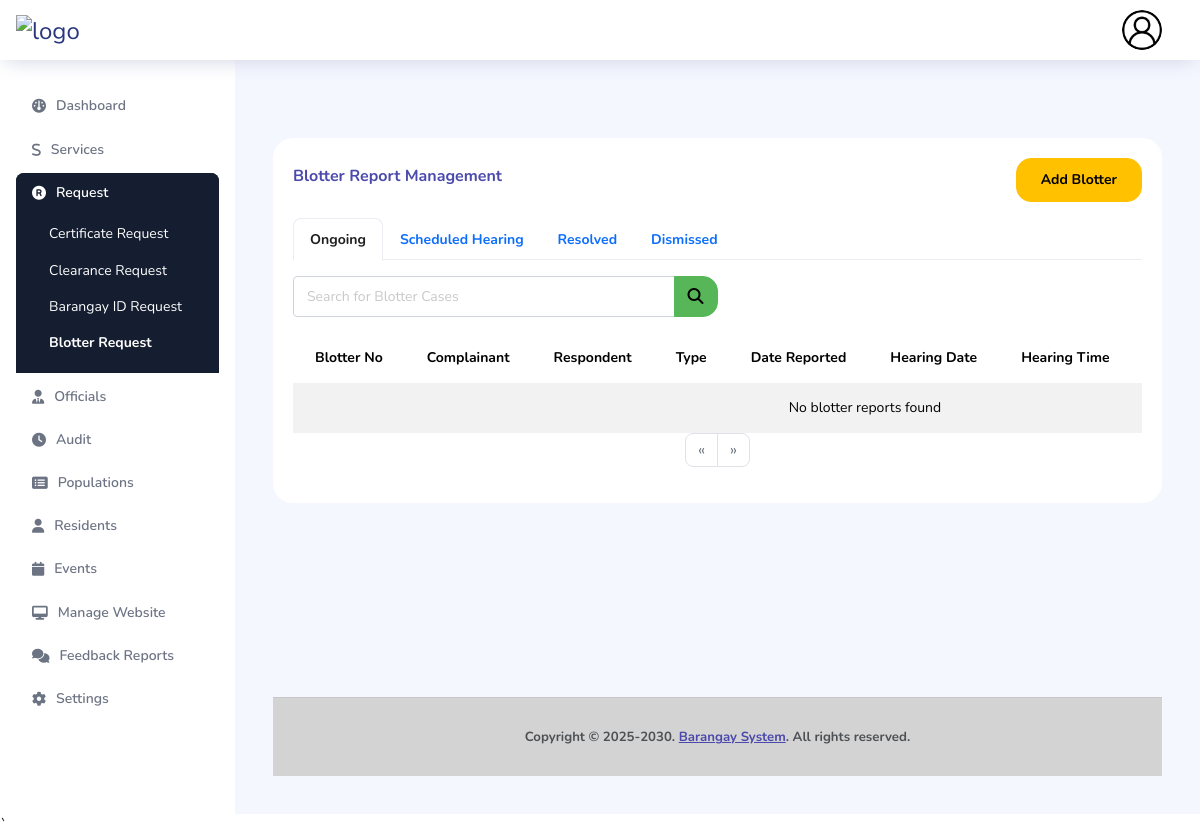
The app's page /admin/blotter.php (signed in), older data.
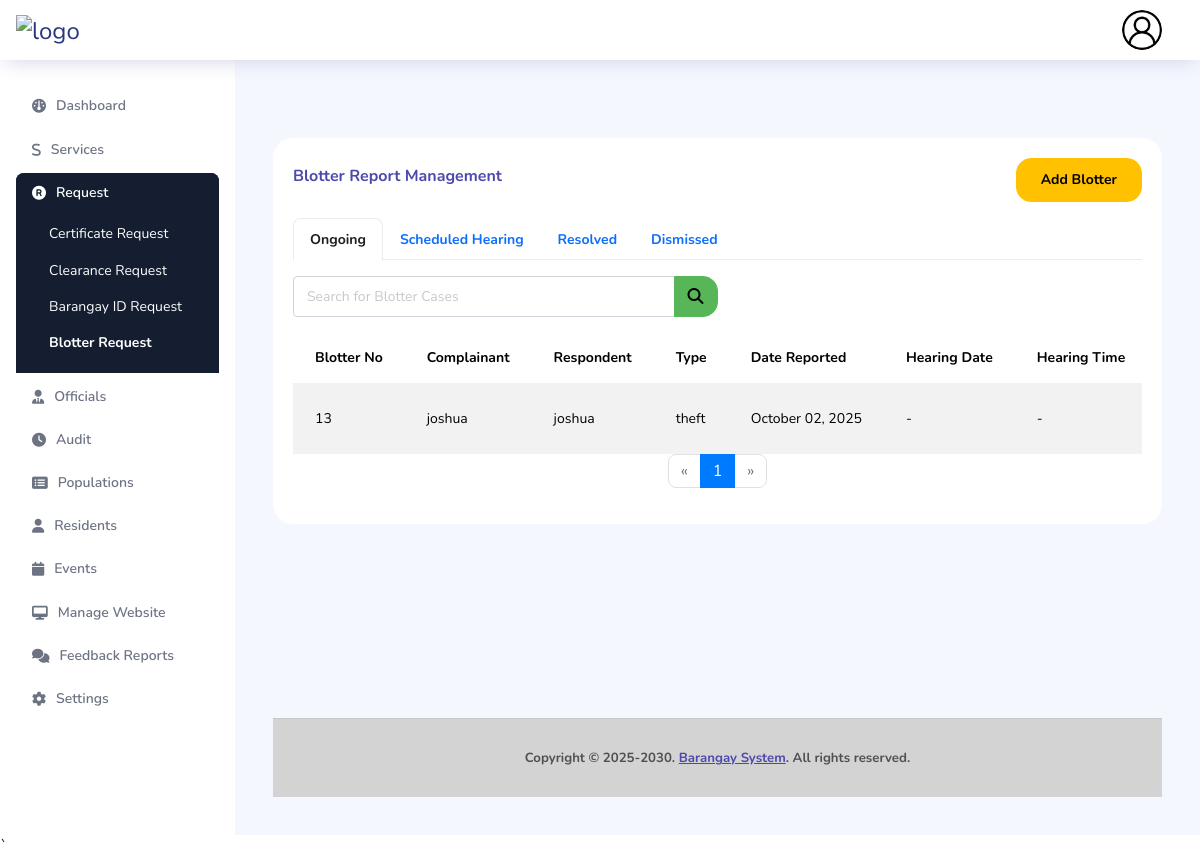
The same page, newer data.
### tables this page shows
CREATE TABLE `j_blotter` (
  `blotter_id` int(11) NOT NULL,
  `complainant_name` varchar(60) NOT NULL,
  `complainant_age` int(11) NOT NULL,
  `complainant_address` text NOT NULL,
  `complainant_email` varchar(60) NOT NULL,
  `complainant_phone` varchar(60) NOT NULL,
  `respondent_name` varchar(60) NOT NULL,
  `respondent_age` int(11) NOT NULL,
  `respondent_address` text NOT NULL,
  `blotter_type` varchar(60) NOT NULL,
  `incident_location` text NOT NULL,
  `date_reported` date NOT NULL,
  `time_reported` time NOT NULL,
  `incident_narrative` text NOT NULL,
  `supporting_documents` varchar(255) NOT NULL,
  `hearing_date` date DEFAULT NULL,
  `hearing_time` time DEFAULT NULL,
  `scheduled_by` varchar(60) DEFAULT NULL,
  `blotter_status` enum('Ongoing','Scheduled Hearing','Resolved','Dismissed') NOT NULL DEFAULT 'Ongoing'
);

### admin/blotter.php (the view, shortened to what this page needs)
<?php
include '../connection/config.php';
$id = $_SESSION['user_id'];
$sql = "SELECT * FROM tbl_user WHERE user_id = '$id'";
$result = $conn->query($sql);
?>
<!DOCTYPE html>
<html lang="en">
<head>
    <link rel="stylesheet" href="../dist/assets/vendors/feather/feather.css">
    <link rel="stylesheet" href="../dist/assets/vendors/ti-icons/css/themify-icons.css">
    <link rel="stylesheet" href="../dist/assets/vendors/css/vendor.bundle.base.css">
    <link rel="stylesheet" href="../dist/assets/vendors/font-awesome/css/font-awesome.min.css">
    <link rel="stylesheet" href="../dist/assets/vendors/mdi/css/materialdesignicons.min.css">
    <link rel="stylesheet" href="https://cdnjs.cloudflare.com/ajax/libs/font-awesome/6.6.0/css/all.min.css"
 />
    <link rel="stylesheet" href="https://cdn.datatables.net/1.10.21/css/jquery.dataTables.min.css">
    <link rel="stylesheet" href="../dist/assets/vendors/ti-icons/css/themify-icons.css">
    <link rel="stylesheet" type="text/css" href="../dist/assets/js/select.dataTables.min.css">
    <link href="https://stackpath.bootstrapcdn.com/bootstrap/4.5.2/css/bootstrap.min.css" rel="stylesheet">
    <link rel="stylesheet" href="../dist/assets/css/style.css">
</head>
<body>
    <nav class="navbar col-lg-12 col-12 p-0 fixed-top d-flex flex-row">
        <div class="text-center navbar-brand-wrapper d-flex align-items-center justify-content-start">
            <a class="navbar-brand brand-logo me-5" href="index.php"><img src="../dist/assets/images/logos.png"
                    class="me-2" alt="logo" /></a>
        </div>
        <div class="navbar-menu-wrapper d-flex align-items-center justify-content-end">
            <button class="navbar-toggler navbar-toggler align-self-center" type="button" data-toggle="minimize">
                <span class="icon-menu"></span>
            </button>
            <ul class="navbar-nav navbar-nav-right">
                <li class="nav-item nav-profile dropdown">
                    <a class="nav-link dropdown-toggle" href="#" data-bs-toggle="dropdown" id="profileDropdown">
                        <img src="../dist/assets/images/default_image.png" alt="profile" />
                    </a>
                </li>
            </ul>
        </div>
    </nav>
    <div class="container-fluid page-body-wrapper">
        <nav class="sidebar sidebar-offcanvas" id="sidebar">
            <ul class="nav">
                <li class="nav-item">
                    <a class="nav-link" href="index.php">
                        <i class="fa-solid fa-gauge"></i>
                        <span class="menu-title">Dashboard</span>
                    </a>
                </li>
                <li class="nav-item">
                    <a class="nav-link" href="services.php">
                        <i class="fa-solid fa-s"></i>
                        <span class="menu-title">Services</span>
                    </a>
                </li>
                <li class="nav-item">
                    <a class="nav-link" data-bs-toggle="collapse" href="#requestManagement" aria-expanded="false"
                        aria-controls="requestManagement">
                        <i class="fa-solid fa-registered"></i>
                        <span class="menu-title">Request</span>
                        <i class="menu-arrow"></i>
                    </a>
                    <div class="collapse" id="requestManagement">
                        <ul class="nav flex-column sub-menu">
                            <li class="nav-item"> <a class="nav-link" href="certificate.php"> Certificate Request </a></li>
                            <li class="nav-item"> <a class="nav-link" href="clearance.php"> Clearance Request </a></li>
                            <li class="nav-item"> <a class="nav-link" href="barangayid.php"> Barangay ID Request </a></li>
                            <li class="nav-item"> <a class="nav-link" href="blotter.php"> Blotter Request </a></li>
                        </ul>
                    </div>
                </li>
                <li class="nav-item">
                    <a class="nav-link" href="officials.php">
                        <i class="fa-solid fa-user-tie"></i>
                        <span class="menu-title">Officials</span>
                    </a>
                </li>
                <li class="nav-item">
                    <a class="nav-link" href="audit.php">
                        <i class="fa-solid fa-clock"></i>
                        <span class="menu-title">Audit</span>
                    </a>
                </li>
                <li class="nav-item">
                    <a class="nav-link" href="population.php">
                        <i class="fa-solid fa-rectangle-list"></i>
                        <span class="menu-title">Populations</span>
                    </a>
                </li>
                <li class="nav-item">
                    <a class="nav-link" href="residents.php">
                        <i class="fa-solid fa-user"></i>
                        <span class="menu-title">Residents</span>
                    </a>
                </li>
                <li class="nav-item">
                    <a class="nav-link" href="events.php">
                        <i class="fa-solid fa-calendar"></i>
                        <span class="menu-title">Events</span>
                    </a>
                </li>
                <li class="nav-item">
                    <a class="nav-link" href="cms-dashboard.php">
                        <i class="fa-solid fa-desktop"></i>
                        <span class="menu-title">Manage Website</span>
                    </a>
                </li>
                <li class="nav-item">
                    <a class="nav-link" href="feedback.php">
                        <i class="fa-solid fa-comments"></i>
                        <span class="menu-title">Feedback Reports</span>
                    </a>
                </li>
                <li class="nav-item">
                    <a class="nav-link" data-bs-toggle="collapse" href="#settingsManagement" aria-expanded="false"
                        aria-controls="settingsManagement">
                        <i class="fa-solid fa-gear"></i>
                        <span class="menu-title">Settings</span>
                        <i class="menu-arrow"></i>
                    </a>
                </li>
            </ul>
        </nav>
        <div class="main-panel">
            <div class="content-wrapper">
                <div class="row">
                </div>
  <?php
include '../connection/config.php';
$search = $_GET['search'] ?? '';
$page = $_GET['page'] ?? 1;
$status_filter = $_GET['status'] ?? 'Ongoing';
$limit = 10;
$offset = ($page - 1) * $limit;
$where_clause = "1=1";
$params = [];
$types = "";
if (!empty($status_filter)) {
    $where_clause .= " AND b.blotter_status = ?";
    $params[] = $status_filter;
    $types .= "s";
}
$count_sql = "SELECT COUNT(*) as total FROM j_blotter b WHERE $where_clause";
$count_stmt = $conn->prepare($count_sql);
if (!empty($params)) {
    $count_stmt->bind_param($types, ...$params);
}
$count_stmt->execute();
$total_rows = $count_stmt->get_result()->fetch_assoc()['total'];
$total_pages = ceil($total_rows / $limit);
$sql = "SELECT b.*
        FROM j_blotter b
        WHERE $where_clause
        ORDER BY b.date_reported DESC, b.time_reported DESC
        LIMIT ? OFFSET ?";
$params[] = $limit;
$params[] = $offset;
$types .= "ii";
$stmt = $conn->prepare($sql);
$stmt->bind_param($types, ...$params);
$stmt->execute();
$result = $stmt->get_result();
?>
<div class="row">
    <div class="col-md-12 grid-margin stretch-card">
        <div class="card">
            <div class="card-body">
                <div class="d-flex justify-content-between align-items-center flex-wrap mb-3">
                    <h5 class="text-primary font-weight-bold mb-2">Blotter Report Management</h5>
                    <button class="btn btn-warning text-black font-weight-bold" data-toggle="modal" data-target="#BlotterModal">
                        Add Blotter
                    </button>
                </div>
                <ul class="nav nav-tabs mb-3">
                    <?php
                    $statuses = ['Ongoing', 'Scheduled Hearing', 'Resolved', 'Dismissed'];
                    foreach ($statuses as $status):
                        $active = ($status === $status_filter) ? 'active' : '';
                    ?>
                    <li class="nav-item">
                        <a class="nav-link font-weight-bold <?= $active ?>"
                           href="?status=<?= urlencode($status) ?>&search=<?= urlencode($search) ?>">
                           <?= $status ?>
                        </a>
                    </li>
                    <?php endforeach; ?>
                </ul>
                <form method="GET" action="" class="form-inline mb-3">
                    <div class="input-group w-50">
                        <input type="text" name="search" class="form-control form-control-sm" placeholder="Search for Blotter Cases" value="<?= htmlspecialchars($search) ?>">
                        <div class="input-group-append">
                            <button class="btn btn-success btn-sm" type="submit">
                                <i class="fas fa-search"></i>
                            </button>
                        </div>
                    </div>
                </form>
                <div class="table-responsive">
                    <table class="table table-striped table-borderless">
                        <thead>
                            <tr>
                                <th>Blotter No</th>
                                <th>Complainant</th>
                                <th>Respondent</th>
                                <th>Type</th>
                                <th>Date Reported</th>
                                <th>Hearing Date</th>
                                <th>Hearing Time</th>
                                <th>Scheduled By</th>
                            </tr>
                        </thead>
                        <tbody>
                        <?php if ($result->num_rows > 0): ?>
                            <?php while ($row = $result->fetch_assoc()): ?>
                                <tr>
                                    <td><?= htmlspecialchars($row['blotter_id']) ?></td>
                                    <td><?= htmlspecialchars($row['complainant_name']) ?></td>
                                    <td><?= htmlspecialchars($row['respondent_name']) ?></td>
                                    <td><?= htmlspecialchars($row['blotter_type']) ?></td>
                                    <td><?= date('F d, Y', strtotime($row['date_reported'])) ?></td>
                                    <td><?= $row['hearing_date'] ? date('F d, Y', strtotime($row['hearing_date'])) : '-' ?></td>
                                    <td><?= $row['hearing_time'] ? date('h:i A', strtotime($row['hearing_time'])) : '-' ?></td>
                                </tr>
                            <?php endwhile; ?>
                        <?php else: ?>
                            <tr><td colspan="10" class="text-center">No blotter reports found</td></tr>
                        <?php endif; ?>
                        </tbody>
                    </table>
                </div>
                <nav aria-label="Page navigation">
                    <ul class="pagination justify-content-center">
                        <li class="page-item <?= ($page <= 1) ? 'disabled' : '' ?>">
                            <a class="page-link" href="?status=<?= urlencode($status_filter) ?>&search=<?= urlencode($search) ?>&page=<?= $page - 1 ?>">&laquo;</a>
                        </li>
                        <?php for ($i = 1; $i <= $total_pages; $i++): ?>
                            <li class="page-item <?= ($i == $page) ? 'active' : '' ?>">
                                <a class="page-link" href="?status=<?= urlencode($status_filter) ?>&search=<?= urlencode($search) ?>&page=<?= $i ?>"><?= $i ?></a>
                            </li>
                        <?php endfor; ?>
                        <li class="page-item <?= ($page >= $total_pages) ? 'disabled' : '' ?>">
                            <a class="page-link" href="?status=<?= urlencode($status_filter) ?>&search=<?= urlencode($search) ?>&page=<?= $page + 1 ?>">&raquo;</a>
                        </li>
                    </ul>
                </nav>
            </div>
        </div>
    </div>
</div>
                <br><br><br><br><br><br><br>
                <footer class="footer" style="background-color: LightGray;">
                    <div class="d-flex justify-content-center">
                        <span
                            class="text-muted text-center text-sm-left d-block d-sm-inline-block font-weight-bold">Copyright
                            ©
                            2025-2030. <a href="" target="_blank">Barangay System</a>. All rights reserved.</span>
                    </div>
                </footer>
            </div>
        </div>
    </div>
    <script src="https://code.jquery.com/jquery-3.6.0.min.js"></script>`
</body>
</html>

### admin/blotter.php (style rules this page uses)
.nav-link i { margin-right: 10px; }

Row changes from the older to the newer data that the page shows:
added j_blotter: blotter_id "13", complainant_name "joshua", respondent_name "joshua", blotter_type "theft", date_reported "October 02, 2025"
Text that changed along with them:
new list line: "1"
text no longer shown: "No blotter reports found"
